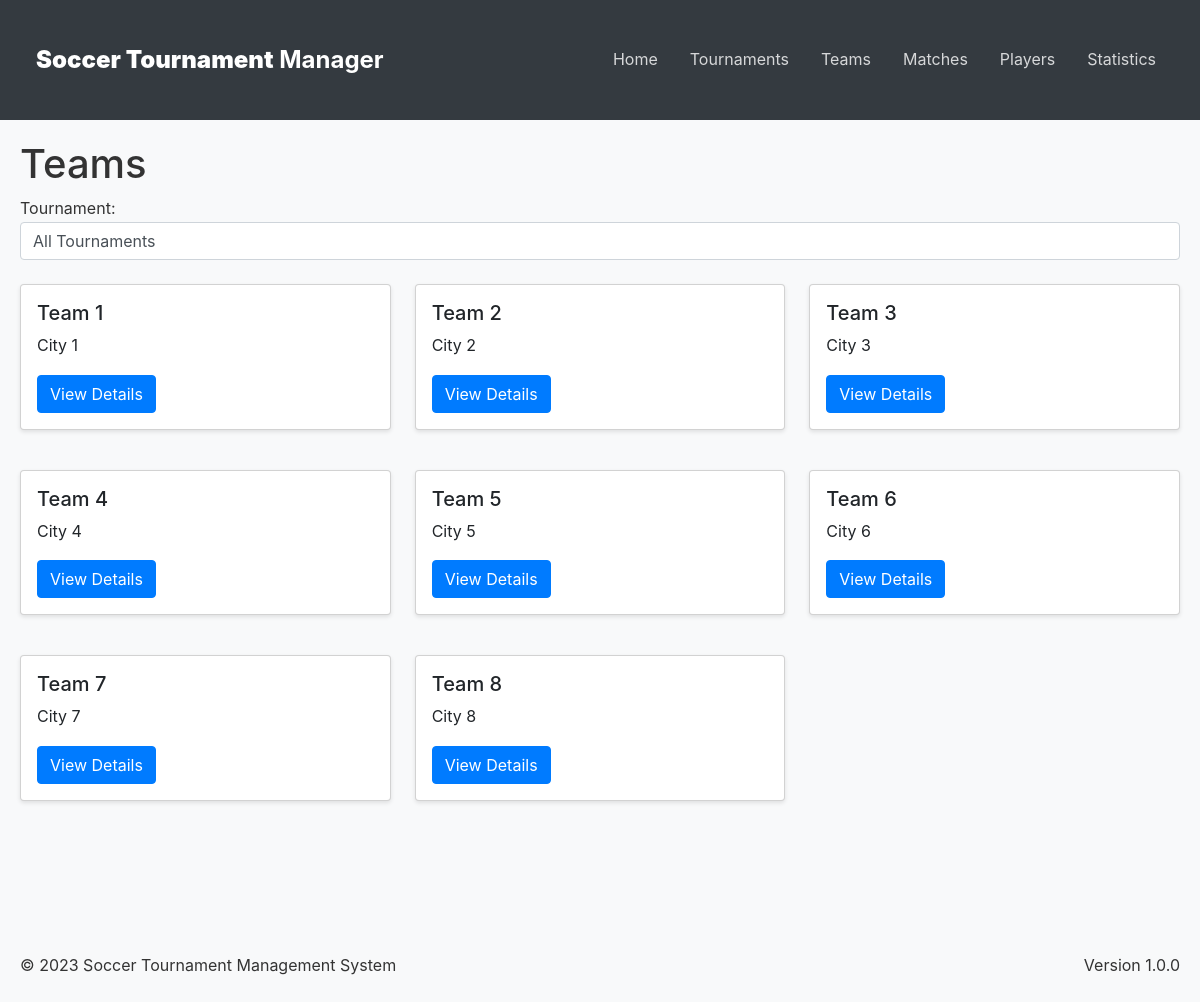
The page /teams on the database its author committed.
### app/models/team.py (models this page shows)
class Team(Base):
    __tablename__ = "teams"
    id = Column(Integer, primary_key=True, index=True)
    name = Column(String, index=True)
    short_name = Column(String)
    logo_url = Column(String, nullable=True)
    city = Column(String, nullable=True)
    colors = Column(String, nullable=True)
    players = relationship(
        "Player", back_populates="team", cascade="all, delete-orphan"
    )
    groups = relationship("Group", secondary="team_group", back_populates="teams")
    goals = relationship("Goal", back_populates="team")
    stats = relationship("TeamStats", back_populates="team", cascade="all, delete-orphan")

### app/ui/ui_router.py (the view)
@router.get("/teams", response_class=HTMLResponse)
async def list_teams(
    request: Request,
    tournament_id: Optional[int] = None,
    db: Session = Depends(get_db),
):
    query = db.query(Team)
    if tournament_id:
        query = query.join(Match, (Team.id == Match.home_team_id) | (Team.id == Match.away_team_id))\
                    .filter(Match.tournament_id == tournament_id)\
                    .distinct()
    teams = query.order_by(Team.name).all()
    tournaments = db.query(Tournament).all()
    return templates.TemplateResponse(
        request,
        "teams/list.html",
        {
            "teams": teams,
            "tournaments": tournaments,
            "selected_tournament_id": tournament_id,
        },
    )

### app/templates/teams/list.html (shortened to what this page needs)
{% extends "base.html" %}
{% block content %}
<div class="container">
    <h1>Teams</h1>
    <div class="mb-4">
        <form method="get" class="form-inline">
            <div class="form-group">
                <label for="tournament_id">Tournament:</label>
                <select name="tournament_id" id="tournament_id" class="form-control ml-2" onchange="this.form.submit()">
                    <option value="">All Tournaments</option>
                </select>
            </div>
        </form>
    </div>
    <div class="row">
        {% for team in teams %}
        <div class="col-md-4 mb-4">
            <div class="card">
                <div class="card-body">
                    <h5 class="card-title">{{ team.name }}</h5>
                    <p class="card-text">{{ team.city }}</p>
                    <a href="/teams/{{ team.id }}" class="btn btn-primary">View Details</a>
                </div>
            </div>
        </div>
        {% endfor %}
    </div>
</div>
{% endblock %}

### app/static/css/main.css (style rules this page uses)
body { font-family: -apple-system, BlinkMacSystemFont, "Segoe UI", Roboto, "Helvetica Neue", Arial, sans-serif; line-height: 1.6; color: #333; background-color: #f8f9fa; margin: 0; padding: 0; }
.container { max-width: 1200px; margin: 0 auto; padding: 20px; }
.card { background-color: white; border-radius: 4px; box-shadow: 0 2px 4px rgba(0, 0, 0, 0.1); margin-bottom: 1rem; }
.card-body { padding: 1rem; }
.card-title { margin-top: 0; margin-bottom: 0.5rem; }
.card-text { margin-bottom: 1rem; }
.btn { display: inline-block; font-weight: 400; text-align: center; white-space: nowrap; vertical-align: middle; user-select: none; border: 1px solid transparent; padding: 0.375rem 0.75rem; font-size: 1rem; line-height: 1.5; border-radius: 0.25rem; transition: color 0.15s ease-in-out, background-color 0.15s ease-in-out, border-color 0.15s ease-in-out, box-shadow 0.15s ease-in-out; text-decoration: none; }
.btn-primary { color: #fff; background-color: #007bff; border-color: #007bff; }
.form-group { margin-bottom: 1rem; }
.form-control { display: block; width: 100%; padding: 0.375rem 0.75rem; font-size: 1rem; line-height: 1.5; color: #495057; background-color: #fff; background-clip: padding-box; border: 1px solid #ced4da; border-radius: 0.25rem; transition: border-color 0.15s ease-in-out, box-shadow 0.15s ease-in-out; }

### rows shown on the page
Team: name "Team 1", city "City 1"
Team: name "Team 2", city "City 2"
Team: name "Team 3", city "City 3"
Team: name "Team 4", city "City 4"
Team: name "Team 5", city "City 5"
Team: name "Team 6", city "City 6"
Team: name "Team 7", city "City 7"
Team: name "Team 8", city "City 8"
